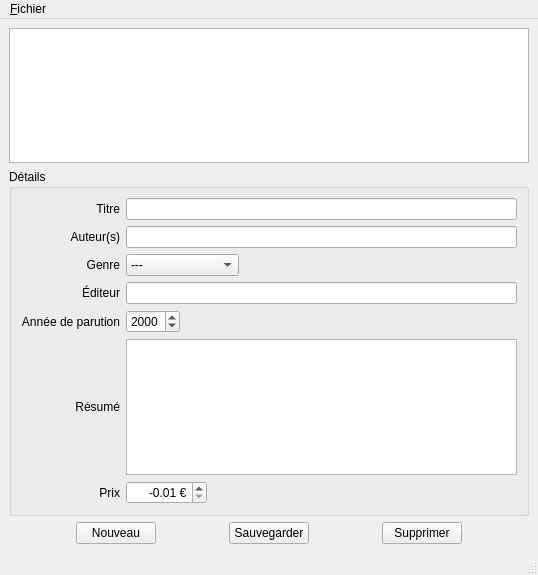
<?xml version="1.0" encoding="UTF-8"?>
<ui version="4.0">
 <class>MainWindowBiblio</class>
 <widget class="QMainWindow" name="MainWindowBiblio">
  <property name="geometry">
   <rect>
    <x>0</x>
    <y>0</y>
    <width>538</width>
    <height>575</height>
   </rect>
  </property>
  <property name="windowTitle">
   <string>BiblioApp</string>
  </property>
  <widget class="QWidget" name="centralwidget">
   <layout class="QVBoxLayout" name="verticalLayout">
    <item>
     <widget class="QTreeView" name="treeViewLivres">
      <property name="sortingEnabled">
       <bool>true</bool>
      </property>
     </widget>
    </item>
    <item>
     <widget class="QGroupBox" name="groupBox">
      <property name="title">
       <string>Détails</string>
      </property>
      <property name="alignment">
       <set>Qt::AlignLeading|Qt::AlignLeft|Qt::AlignTop</set>
      </property>
      <layout class="QGridLayout" name="gridLayout">
       <item row="0" column="0">
        <widget class="QLabel" name="label">
         <property name="text">
          <string>Titre</string>
         </property>
         <property name="alignment">
          <set>Qt::AlignRight|Qt::AlignTrailing|Qt::AlignVCenter</set>
         </property>
        </widget>
       </item>
       <item row="0" column="1">
        <widget class="QLineEdit" name="lineEditTitre"/>
       </item>
       <item row="1" column="0">
        <widget class="QLabel" name="label_2">
         <property name="text">
          <string>Auteur(s)</string>
         </property>
         <property name="alignment">
          <set>Qt::AlignRight|Qt::AlignTrailing|Qt::AlignVCenter</set>
         </property>
        </widget>
       </item>
       <item row="1" column="1">
        <widget class="QLineEdit" name="lineEditAuteur"/>
       </item>
       <item row="2" column="0">
        <widget class="QLabel" name="label_3">
         <property name="text">
          <string>Genre</string>
         </property>
         <property name="alignment">
          <set>Qt::AlignRight|Qt::AlignTrailing|Qt::AlignVCenter</set>
         </property>
        </widget>
       </item>
       <item row="2" column="1">
        <layout class="QHBoxLayout" name="horizontalLayout">
         <item>
          <widget class="QComboBox" name="comboBoxGenre">
           <item>
            <property name="text">
             <string>---</string>
            </property>
           </item>
           <item>
            <property name="text">
             <string>Biographie</string>
            </property>
           </item>
           <item>
            <property name="text">
             <string>Fantastique</string>
            </property>
           </item>
           <item>
            <property name="text">
             <string>Historique</string>
            </property>
           </item>
           <item>
            <property name="text">
             <string>Policier</string>
            </property>
           </item>
           <item>
            <property name="text">
             <string>Science-Fiction</string>
            </property>
           </item>
          </widget>
         </item>
         <item>
          <spacer name="horizontalSpacer">
           <property name="orientation">
            <enum>Qt::Horizontal</enum>
           </property>
           <property name="sizeHint" stdset="0">
            <size>
             <width>40</width>
             <height>20</height>
            </size>
           </property>
          </spacer>
         </item>
        </layout>
       </item>
       <item row="3" column="0">
        <widget class="QLabel" name="label_4">
         <property name="text">
          <string>Éditeur</string>
         </property>
         <property name="alignment">
          <set>Qt::AlignRight|Qt::AlignTrailing|Qt::AlignVCenter</set>
         </property>
        </widget>
       </item>
       <item row="3" column="1">
        <widget class="QLineEdit" name="lineEditEditeur"/>
       </item>
       <item row="4" column="0">
        <widget class="QLabel" name="label_5">
         <property name="text">
          <string>Année de parution</string>
         </property>
         <property name="alignment">
          <set>Qt::AlignRight|Qt::AlignTrailing|Qt::AlignVCenter</set>
         </property>
        </widget>
       </item>
       <item row="4" column="1">
        <layout class="QHBoxLayout" name="horizontalLayout_2">
         <item>
          <widget class="QDateEdit" name="dateEditAnnee">
           <property name="specialValueText">
            <string/>
           </property>
           <property name="displayFormat">
            <string>yyyy</string>
           </property>
          </widget>
         </item>
         <item>
          <spacer name="horizontalSpacer_2">
           <property name="orientation">
            <enum>Qt::Horizontal</enum>
           </property>
           <property name="sizeHint" stdset="0">
            <size>
             <width>40</width>
             <height>20</height>
            </size>
           </property>
          </spacer>
         </item>
        </layout>
       </item>
       <item row="5" column="0">
        <widget class="QLabel" name="label_6">
         <property name="text">
          <string>Résumé</string>
         </property>
         <property name="alignment">
          <set>Qt::AlignRight|Qt::AlignTrailing|Qt::AlignVCenter</set>
         </property>
        </widget>
       </item>
       <item row="5" column="1">
        <widget class="QPlainTextEdit" name="plainTextEditResume"/>
       </item>
       <item row="6" column="0">
        <widget class="QLabel" name="label_7">
         <property name="text">
          <string>Prix</string>
         </property>
         <property name="alignment">
          <set>Qt::AlignRight|Qt::AlignTrailing|Qt::AlignVCenter</set>
         </property>
        </widget>
       </item>
       <item row="6" column="1">
        <layout class="QHBoxLayout" name="horizontalLayout_3">
         <item>
          <widget class="QDoubleSpinBox" name="doubleSpinBoxPrix">
           <property name="alignment">
            <set>Qt::AlignRight|Qt::AlignTrailing|Qt::AlignVCenter</set>
           </property>
           <property name="buttonSymbols">
            <enum>QAbstractSpinBox::UpDownArrows</enum>
           </property>
           <property name="specialValueText">
            <string/>
           </property>
           <property name="suffix">
            <string> €</string>
           </property>
           <property name="minimum">
            <double>-0.010000000000000</double>
           </property>
           <property name="maximum">
            <double>9999.989999999999782</double>
           </property>
           <property name="value">
            <double>-0.010000000000000</double>
           </property>
          </widget>
         </item>
         <item>
          <spacer name="horizontalSpacer_3">
           <property name="orientation">
            <enum>Qt::Horizontal</enum>
           </property>
           <property name="sizeHint" stdset="0">
            <size>
             <width>40</width>
             <height>20</height>
            </size>
           </property>
          </spacer>
         </item>
        </layout>
       </item>
      </layout>
     </widget>
    </item>
    <item>
     <layout class="QHBoxLayout" name="horizontalLayout_4">
      <item>
       <spacer name="horizontalSpacer_4">
        <property name="orientation">
         <enum>Qt::Horizontal</enum>
        </property>
        <property name="sizeHint" stdset="0">
         <size>
          <width>40</width>
          <height>20</height>
         </size>
        </property>
       </spacer>
      </item>
      <item>
       <widget class="QPushButton" name="pushButtonNouveau">
        <property name="text">
         <string>Nouveau</string>
        </property>
       </widget>
      </item>
      <item>
       <spacer name="horizontalSpacer_5">
        <property name="orientation">
         <enum>Qt::Horizontal</enum>
        </property>
        <property name="sizeHint" stdset="0">
         <size>
          <width>40</width>
          <height>20</height>
         </size>
        </property>
       </spacer>
      </item>
      <item>
       <widget class="QPushButton" name="pushButtonSauvegarder">
        <property name="text">
         <string>Sauvegarder</string>
        </property>
       </widget>
      </item>
      <item>
       <spacer name="horizontalSpacer_6">
        <property name="orientation">
         <enum>Qt::Horizontal</enum>
        </property>
        <property name="sizeHint" stdset="0">
         <size>
          <width>40</width>
          <height>20</height>
         </size>
        </property>
       </spacer>
      </item>
      <item>
       <widget class="QPushButton" name="pushButtonSupprimer">
        <property name="text">
         <string>Supprimer</string>
        </property>
       </widget>
      </item>
      <item>
       <spacer name="horizontalSpacer_7">
        <property name="orientation">
         <enum>Qt::Horizontal</enum>
        </property>
        <property name="sizeHint" stdset="0">
         <size>
          <width>40</width>
          <height>20</height>
         </size>
        </property>
       </spacer>
      </item>
     </layout>
    </item>
   </layout>
  </widget>
  <widget class="QMenuBar" name="menubar">
   <property name="geometry">
    <rect>
     <x>0</x>
     <y>0</y>
     <width>538</width>
     <height>22</height>
    </rect>
   </property>
   <widget class="QMenu" name="menuFichier">
    <property name="title">
     <string>&amp;Fichier</string>
    </property>
    <addaction name="actionOuvrir"/>
    <addaction name="actionEnregistrer"/>
    <addaction name="separator"/>
    <addaction name="actionQuitter"/>
    <addaction name="separator"/>
   </widget>
   <addaction name="menuFichier"/>
  </widget>
  <widget class="QStatusBar" name="statusbar"/>
  <action name="actionQuitter">
   <property name="text">
    <string>&amp;Quitter</string>
   </property>
  </action>
  <action name="actionOuvrir">
   <property name="text">
    <string>&amp;Ouvrir...</string>
   </property>
   <property name="shortcut">
    <string>Ctrl+O</string>
   </property>
  </action>
  <action name="actionEnregistrer">
   <property name="text">
    <string>&amp;Enregistrer</string>
   </property>
   <property name="shortcut">
    <string>Ctrl+S</string>
   </property>
  </action>
 </widget>
 <resources/>
 <connections/>
</ui>
